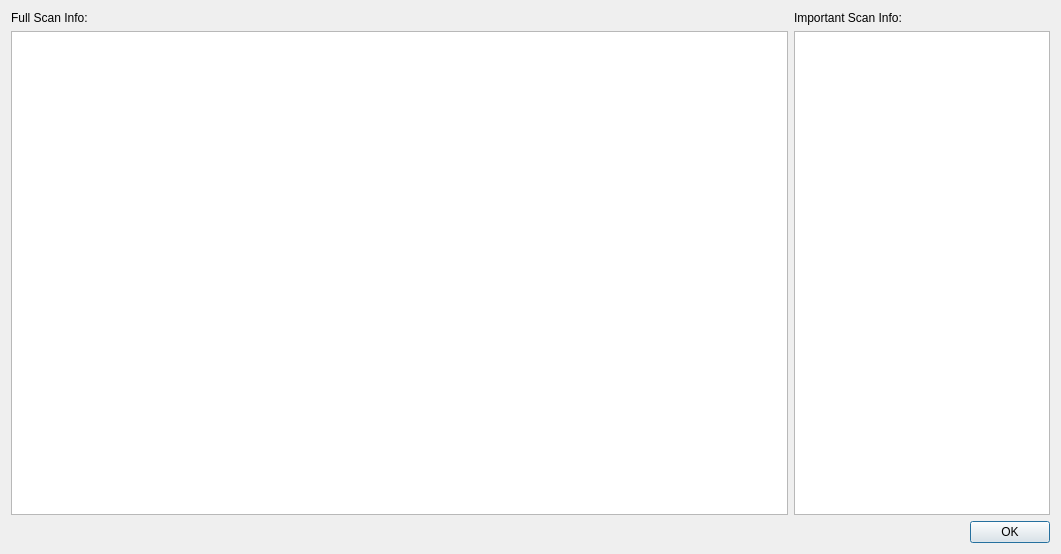
<?xml version="1.0" encoding="UTF-8"?>
<ui version="4.0">
 <class>ScanInfoDialog</class>
 <widget class="QDialog" name="ScanInfoDialog">
  <property name="windowModality">
   <enum>Qt::WindowModal</enum>
  </property>
  <property name="geometry">
   <rect>
    <x>0</x>
    <y>0</y>
    <width>1061</width>
    <height>554</height>
   </rect>
  </property>
  <property name="sizePolicy">
   <sizepolicy hsizetype="Expanding" vsizetype="Expanding">
    <horstretch>0</horstretch>
    <verstretch>0</verstretch>
   </sizepolicy>
  </property>
  <property name="windowTitle">
   <string>Scan Details</string>
  </property>
  <layout class="QGridLayout" name="gridLayout">
   <item row="1" column="0">
    <widget class="QDialogButtonBox" name="buttonBox">
     <property name="orientation">
      <enum>Qt::Horizontal</enum>
     </property>
     <property name="standardButtons">
      <set>QDialogButtonBox::Ok</set>
     </property>
    </widget>
   </item>
   <item row="0" column="0">
    <layout class="QHBoxLayout" name="horizontalLayout">
     <item>
      <layout class="QVBoxLayout" name="verticalLayout">
       <item>
        <widget class="QLabel" name="scanInfoLabel">
         <property name="text">
          <string>Full Scan Info:</string>
         </property>
        </widget>
       </item>
       <item>
        <widget class="QTextBrowser" name="scanInfoTextBrowser"/>
       </item>
      </layout>
     </item>
     <item>
      <layout class="QVBoxLayout" name="verticalLayout_2">
       <item>
        <widget class="QLabel" name="scanInfoLabel_2">
         <property name="text">
          <string>Important Scan Info:</string>
         </property>
        </widget>
       </item>
       <item>
        <widget class="QTextBrowser" name="impInfoTextBrowser">
         <property name="sizePolicy">
          <sizepolicy hsizetype="Preferred" vsizetype="Expanding">
           <horstretch>0</horstretch>
           <verstretch>0</verstretch>
          </sizepolicy>
         </property>
        </widget>
       </item>
      </layout>
     </item>
    </layout>
   </item>
  </layout>
 </widget>
 <resources/>
 <connections>
  <connection>
   <sender>buttonBox</sender>
   <signal>accepted()</signal>
   <receiver>ScanInfoDialog</receiver>
   <slot>accept()</slot>
   <hints>
    <hint type="sourcelabel">
     <x>248</x>
     <y>254</y>
    </hint>
    <hint type="destinationlabel">
     <x>157</x>
     <y>274</y>
    </hint>
   </hints>
  </connection>
  <connection>
   <sender>buttonBox</sender>
   <signal>rejected()</signal>
   <receiver>ScanInfoDialog</receiver>
   <slot>reject()</slot>
   <hints>
    <hint type="sourcelabel">
     <x>316</x>
     <y>260</y>
    </hint>
    <hint type="destinationlabel">
     <x>286</x>
     <y>274</y>
    </hint>
   </hints>
  </connection>
 </connections>
</ui>
